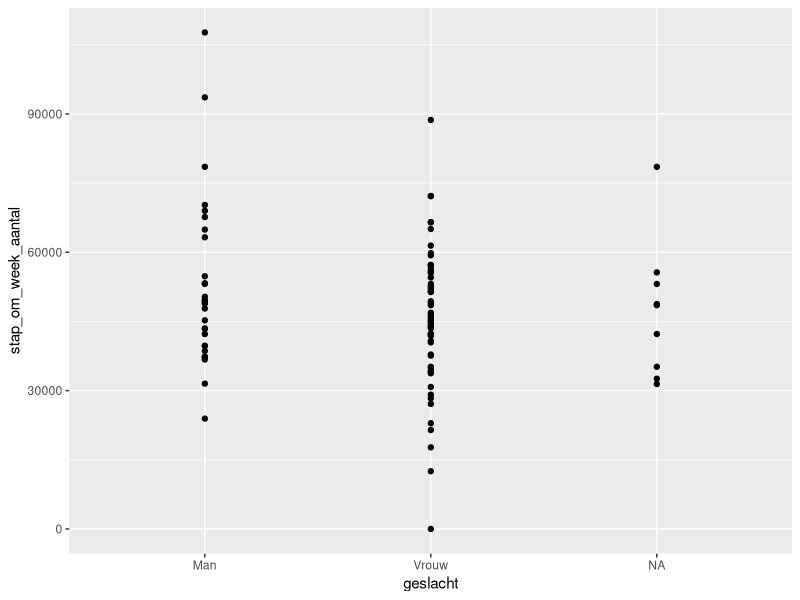
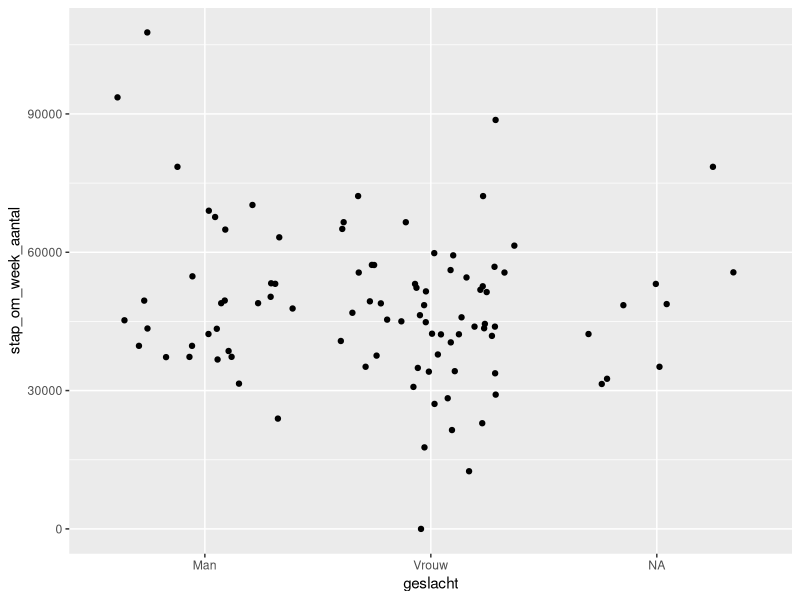
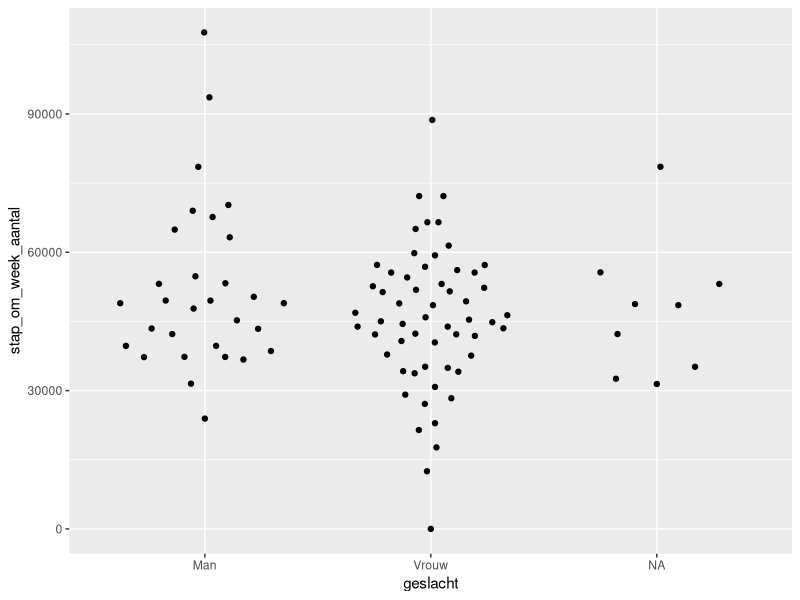
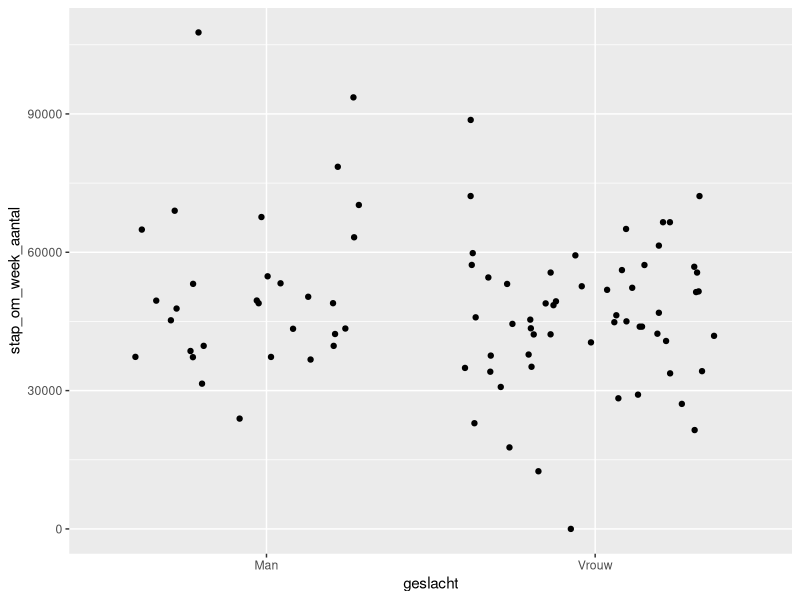
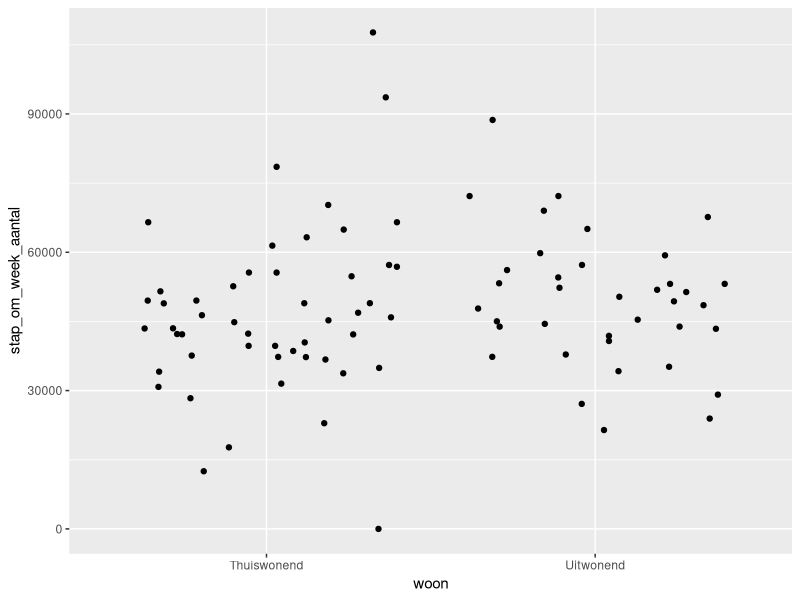
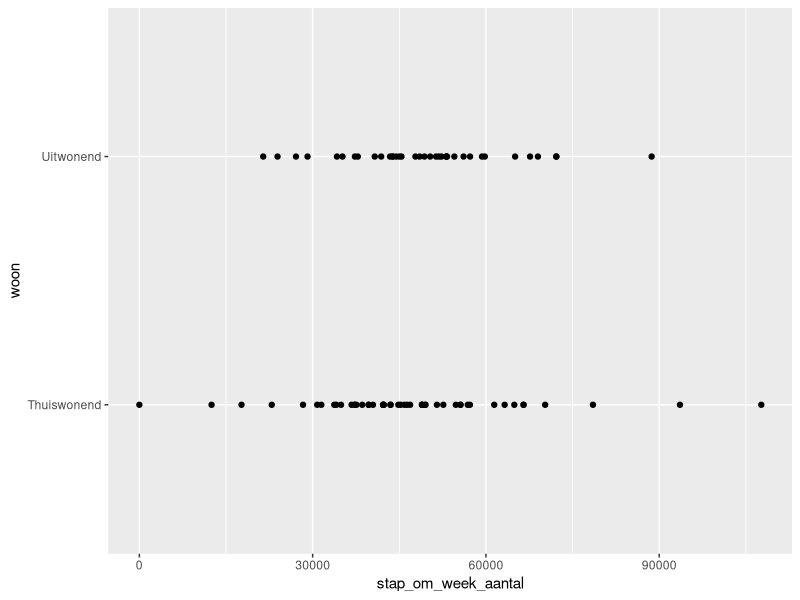
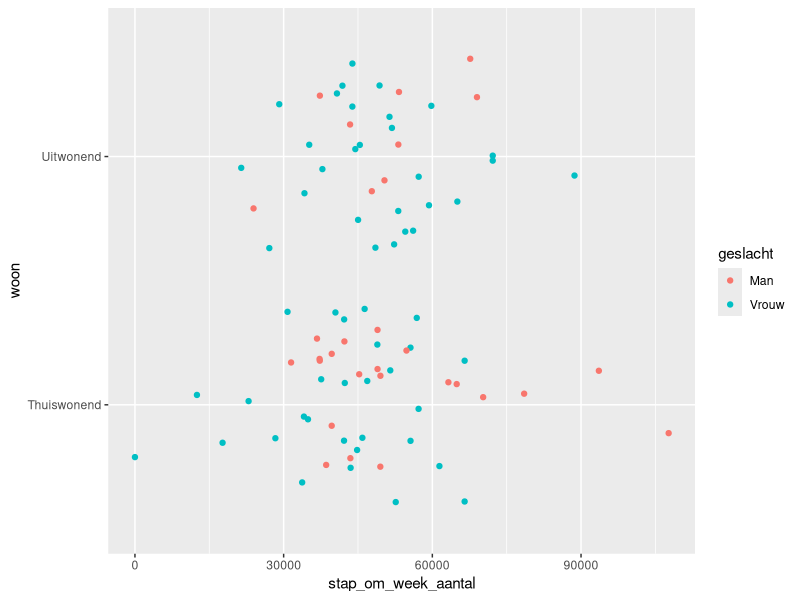
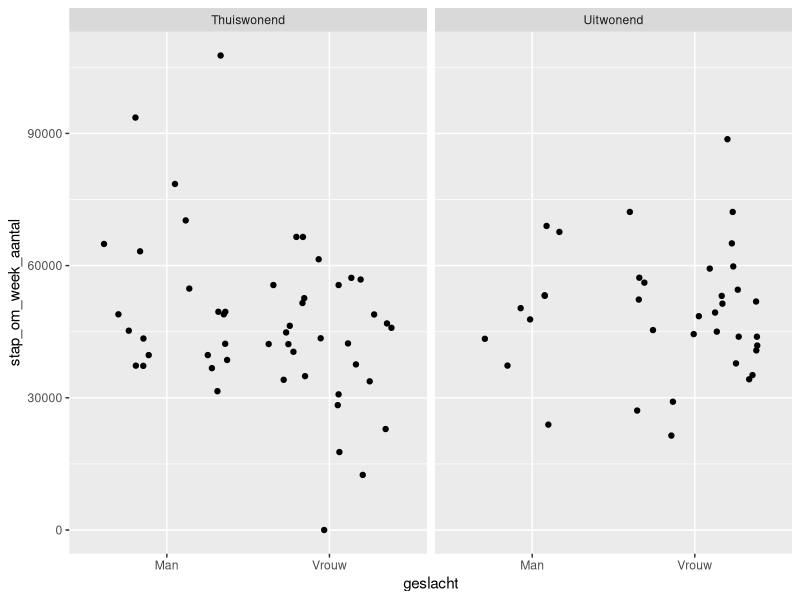

Source code (R) for these figures, in order:
#Data analysescript Stappentelleropdracht 
#Visualisatie van de data
#Ruud Selles
#Augustus 2020

#laden relevante packages----
library(tidyverse)
library(here)
library(readr)
library(ggbeeswarm)

#VIZWHIZ --------
#Opdracht 1: het plotten van ruwe data (VizWhiz 1, filmpje 1)-----

#importeren data_combined ----
data_combined <- read_csv("data/data_combined.csv")

#plotten aantal stappen per week voor mannen en vrouwen
data_combined %>% 
  ggplot(aes(x=geslacht, y = stap_om_week_aantal)) +
           geom_point()

#dezelfde plot, maar dan met Jitter
data_combined %>% 
  ggplot(aes(x=geslacht, y = stap_om_week_aantal)) +
  geom_jitter()

#dezelfde plot, maar dan met quasirandom
data_combined %>% 
  ggplot(aes(x=geslacht, y = stap_om_week_aantal)) +
  geom_quasirandom()

#Opdracht 2: gebruik van kleuren en meer (VizWhiz 1, filmpje 2) ----
data_combined %>% 
  na.omit() %>% 
  ggplot(aes(x=geslacht, y = stap_om_week_aantal)) +
  geom_jitter() 

# verdeling op uit en thuiswonenden
data_combined %>% 
  na.omit() %>% 
  ggplot(aes(x=woon, y = stap_om_week_aantal)) +
  geom_jitter() 

#coordinate fli
data_combined %>% 
  na.omit() %>% 
  ggplot(aes(x=woon, y = stap_om_week_aantal)) +
  geom_point() + 
  coord_flip()

#kleur voor mannen en vrouwen
data_combined %>% 
  na.omit() %>% 
  ggplot(aes(x=woon, y = stap_om_week_aantal, colour = geslacht)) +
  geom_jitter() + 
  coord_flip()


# Opdracht 3 Facet Wraps (vizwhiz 1, derde filmpje)---------
data_combined %>% 
  na.omit() %>% 
  ggplot(aes(x=geslacht, y = stap_om_week_aantal)) +
  geom_jitter() +
  facet_wrap( ~ woon)

#add colour
data_combined %>% 
  na.omit() %>% 
  ggplot(aes(x=geslacht, y = stap_om_week_aantal, colour = geslacht)) +
  geom_jitter() +
  facet_wrap( ~ woon)


#Opdracht Pipe the plot (vizwhiz 1, vierde filmpje)
data_combined %>% 
  na.omit() %>% 
  filter (stap_om_week_aantal > 1000) %>% 
  filter (stap_om_week_aantal < 80000) %>% 
  ggplot(aes(x=geslacht, y = stap_om_week_aantal, colour = geslacht)) +
  geom_jitter() +
  facet_wrap( ~ woon)


#vizwhiz 1, opslaan, vijfde filmpje
  ggsave("stappenMannenVrouwen.png")

#vizwhiz 3, tweede filmpje, error bars
  data_combined %>% 
    na.omit() %>% 
    group_by(geslacht) %>% 
    summarise (mean = mean(stap_om_week_aantal),
               sd = sd(stap_om_week_aantal),
               n = n(),
               stderr = sd/sqrt(n)) %>% 
    ggplot(aes(x=geslacht, y = mean)) +
    geom_col() +
    geom_errorbar(aes(x=geslacht, ymin = mean - stderr, ymax = mean+stderr))
  
  #vizwhiz 3, derde filmpje, scatter plot
  data_combined %>% 
    na.omit() %>% 
    ggplot(aes(x=stap_om_1_aantal, y = stap_om_2_aantal, color = geslacht)) +
    geom_point() + 
    geom_smooth() 
    
  #vizwhiz 4, eerste filmpje, themes
  data_combined %>% 
    na.omit() %>% 
    ggplot(aes(x=stap_om_1_aantal, y = stap_om_2_aantal)) +
    geom_point() + 
    geom_smooth() + 
    theme_classic() +
    labs(title = "relatie tussen aantal op maandag en aantal stappen op dinsdag", 
         x = 'aanstal stappen op maandag',
         y= 'aantal opstappen op dinsdag')
  
  
  
